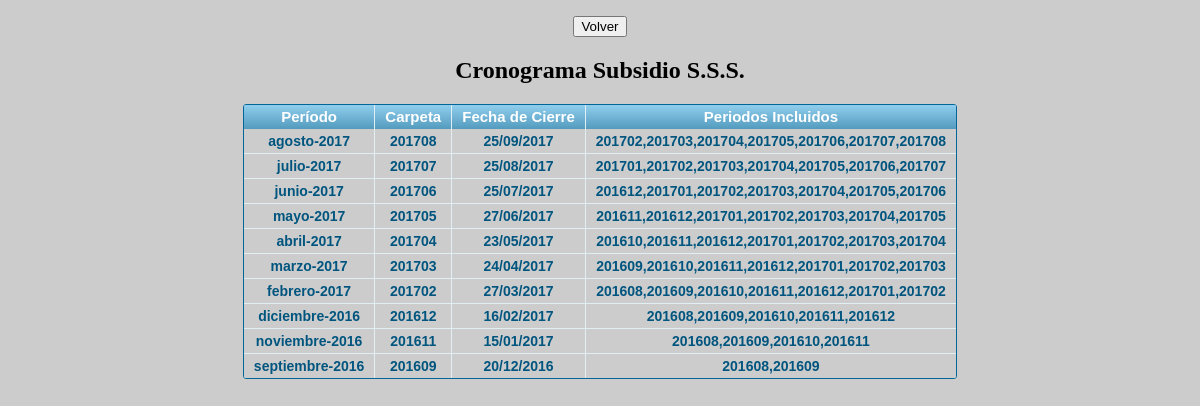
The page /cronograma.php (signed in) on the database its author committed.
### tables this page shows
CREATE TABLE IF NOT EXISTS `cronograma` (
  `id` int(3) NOT NULL AUTO_INCREMENT,
  `periodo` varchar(100) NOT NULL,
  `carpeta` varchar(6) NOT NULL,
  `fechacierre` date NOT NULL,
  `periodosincluidos` varchar(50) NOT NULL,
  PRIMARY KEY (`id`)
);

### cronograma.php (the view, shortened to what this page needs)
<?php
$sqlCronograma = "SELECT c.*,DATE_FORMAT(c.fechacierre,'%d/%m/%Y') as fechacierre FROM cronograma c ORDER By carpeta DESC";
$resCronograma = mysql_query($sqlCronograma);
?>
<!DOCTYPE html PUBLIC "-//W3C//DTD XHTML 1.0 Transitional//EN" "http://www.w3.org/TR/xhtml1/DTD/xhtml1-transitional.dtd">
<html xmlns="http://www.w3.org/1999/xhtml">
<head>
<link rel="stylesheet" href="css/tablas.css"/>
</head>
<body bgcolor="#CCCCCC">
	<div align="center">
	 <p><input type="reset" name="volver" value="Volver" onClick="location.href = 'menu.php'" /></p>
	 <h2>Cronograma Subsidio S.S.S.</h2>
	 <div class="grilla">
		 <table>
		 	<thead>
		 		<tr>
		 			<th>Período</th>
		 			<th>Carpeta</th>
		 			<th>Fecha de Cierre</th>
		 			<th>Periodos Incluidos</th>
		 		</tr>
		 	</thead>
		 	<tbody>
		<?php while ($rowCronograma = mysql_fetch_array($resCronograma)) {  ?>
				<tr>
					<td><?php echo $rowCronograma['periodo'] ?></td>
					<td><?php echo $rowCronograma['carpeta'] ?></td>
					<td><?php echo $rowCronograma['fechacierre'] ?></td>
					<td><?php echo $rowCronograma['periodosincluidos'] ?></td>
				</tr>
		<?php } ?>
		  	</tbody>
		</table>
	</div>
	</div>
</body>
</html>

### css/tablas.css (style rules this page uses)
.grilla { font: normal 12px/150% Arial, Helvetica, sans-serif; background: #fff; overflow: hidden; border: 1px solid #006699; -webkit-border-radius: 3px; -moz-border-radius: 3px; border-radius: 3px; display: table }
.grilla table { border-collapse: collapse; text-align: center; width: 100%; }
.grilla table td, .grilla table th, .grilla table .title { padding: 3px 10px; }
.grilla table thead th, .grilla table .title { background-image: linear-gradient(to bottom, #8DCBEA 5%, #539BBE 100%); background-color:#99bfe6; color:#FFFFFF; font-size: 15px; font-weight: bold; border-left: 1px solid #E1EEF4; }
.grilla table thead th:first-child, .grilla table .title { border: none; }
.grilla table tbody td { background-color:#CCCCCC; color: #00557F; border-left: 1px solid #E1EEF4; font-size: 14px; border-bottom: 1px solid #E1EEF4; font-weight: bold; }
.grilla table tbody td:first-child { border-left: none; }
.grilla table tbody tr:last-child td { border-bottom: none; }

### rows shown on the page
cronograma: periodo "agosto-2017", carpeta "201708", fechacierre "25/09/2017", periodosincluidos "201702,201703,201704,201705,201706,201707,201708"
cronograma: periodo "julio-2017", carpeta "201707", fechacierre "25/08/2017", periodosincluidos "201701,201702,201703,201704,201705,201706,201707"
cronograma: periodo "junio-2017", carpeta "201706", fechacierre "25/07/2017", periodosincluidos "201612,201701,201702,201703,201704,201705,201706"
cronograma: periodo "mayo-2017", carpeta "201705", fechacierre "27/06/2017", periodosincluidos "201611,201612,201701,201702,201703,201704,201705"
cronograma: periodo "abril-2017", carpeta "201704", fechacierre "23/05/2017", periodosincluidos "201610,201611,201612,201701,201702,201703,201704"
cronograma: periodo "marzo-2017", carpeta "201703", fechacierre "24/04/2017", periodosincluidos "201609,201610,201611,201612,201701,201702,201703"
cronograma: periodo "febrero-2017", carpeta "201702", fechacierre "27/03/2017", periodosincluidos "201608,201609,201610,201611,201612,201701,201702"
cronograma: periodo "diciembre-2016", carpeta "201612", fechacierre "16/02/2017", periodosincluidos "201608,201609,201610,201611,201612"
cronograma: periodo "noviembre-2016", carpeta "201611", fechacierre "15/01/2017", periodosincluidos "201608,201609,201610,201611"
cronograma: periodo "septiembre-2016", carpeta "201609", fechacierre "20/12/2016", periodosincluidos "201608,201609"
